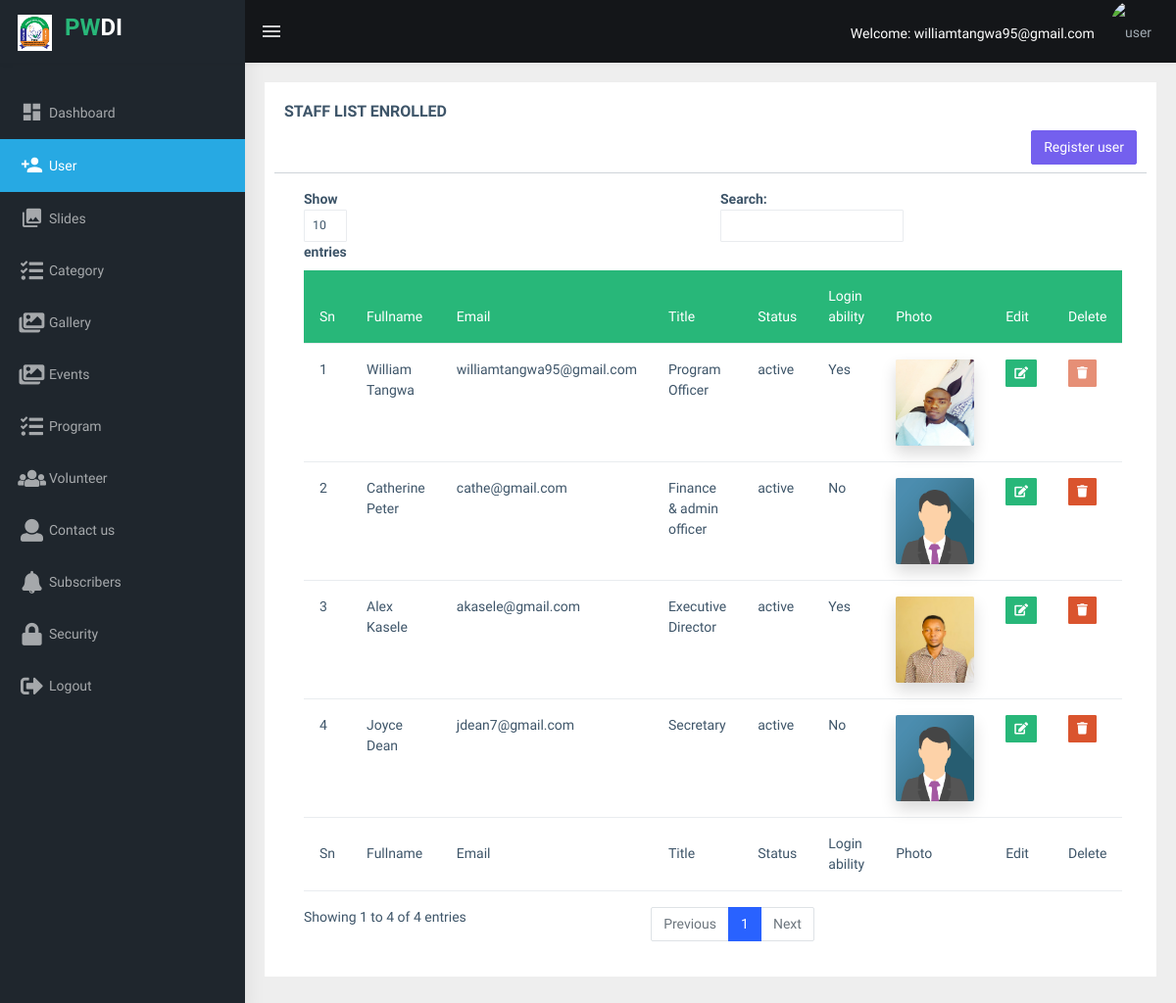
Page /admin/enroll-user.php (signed in) on the earlier database version.
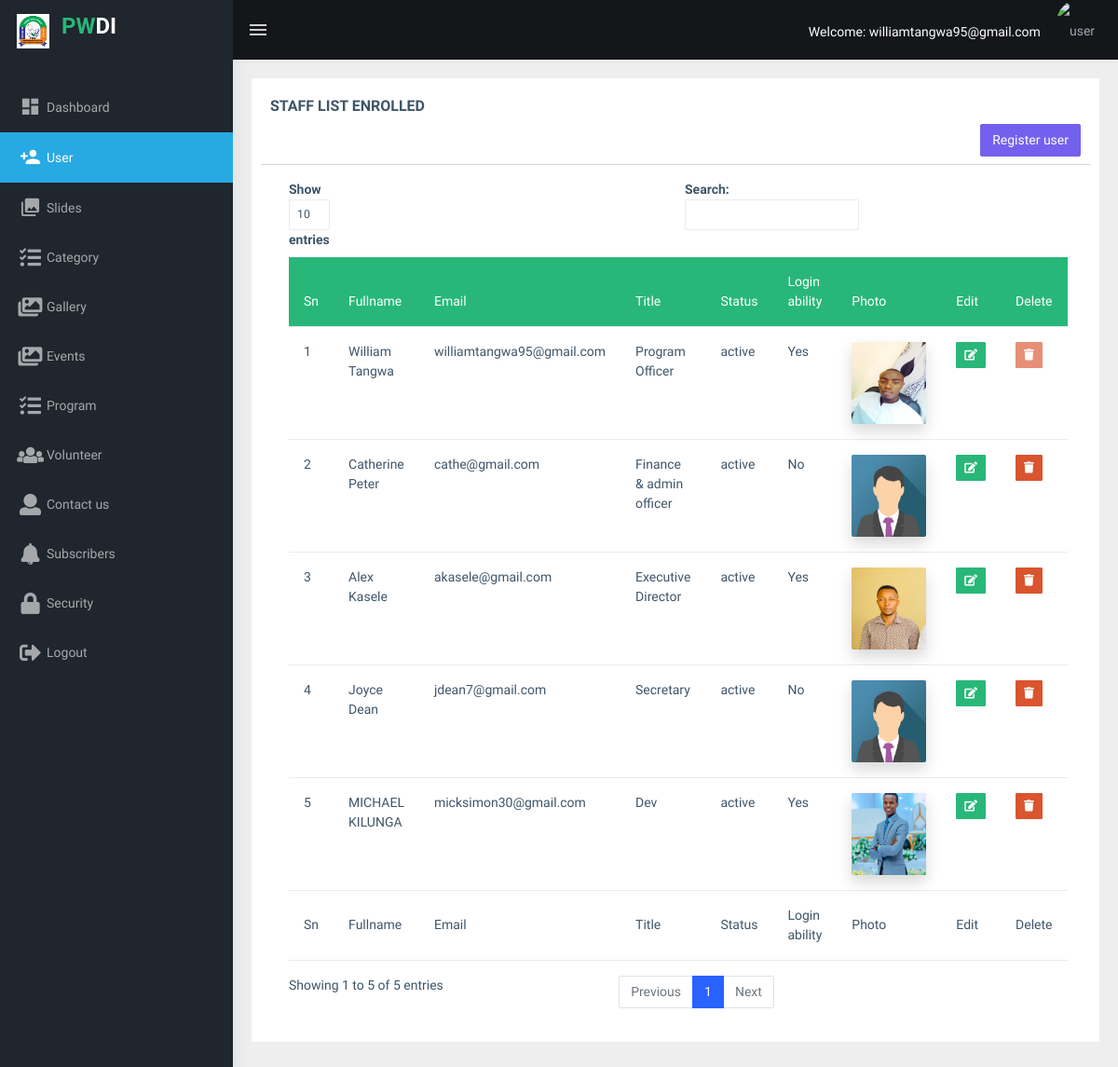
Same page on the later database version.
### tables this page shows
CREATE TABLE `staff` (
  `staff_id` int(11) NOT NULL,
  `staff_name` varchar(500) NOT NULL,
  `staff_email` varchar(500) NOT NULL,
  `staff_password` varchar(500) NOT NULL,
  `staff_ability` enum('No','Yes') NOT NULL,
  `staff_title` varchar(500) NOT NULL,
  `staff_photo` varchar(500) NOT NULL,
  `staff_status` enum('active','inactive') NOT NULL
);

### admin/enroll-user.php (the view, shortened to what the changed rows need)
<!DOCTYPE html>
<html dir="ltr" lang="en">
      <?php
   include 'header.php';
   include_once 'include/pwdi_db.php';
  ?>
  <body>
      <div class="page-wrapper">
        <div class="container-fluid">
            <?php
   if(!empty($_GET['id'])){
      ?>
       <?php
                          $sqliu="SELECT * FROM staff WHERE staff_id='$_GET[id]'";
                           $resultu=mysqli_query($conn,$sqliu);;
                           $user=mysqli_fetch_assoc($resultu);
                              ?>
    <!--   <script type="text/javascript">
        alert('Id ipo');
      </script> -->
              <div class="card">
                <div class="card-body">
                  <h3 class="card-title text-center">Edit user details</h3>
                <form method="POST" action="" enctype="multipart/form-data">
                  <div class="form-group">
                    <label>Fullname</label>
                        <input type="text" class="form-control" placeholder="Enter fullname" name="fullname" value="<?php echo $user['staff_name']; ?>" required />
                      </div>
                      <div class="form-group">
                        <label>Title</label>
                         <input type="text" class="form-control" placeholder="Enter title" name="titles" value="<?php echo $user['staff_title']; ?>" required />
                      </div>
                        <div class="form-group">
                        <label> Email</label>
                        <input type="email" class="form-control" placeholder="Enter email" name="email" value="<?php echo $user['staff_email']; ?>" required />
                        <input type="email" class="form-control" placeholder="Enter email" name="email2" value="<?php echo $user['staff_email']; ?>" required hidden/>
                      </div>
                      <div class="form-group">
                        <label>Ability to login</label
                        >
                           <select
                            class="select2 form-select shadow-none"
                            style="width: 100%; height: 36px" name="ability">
                            <option value="" selected>Select ability</option>
                            <?php if($user['staff_ability'] == 'Yes'){
                              ?>
                              <option selected>Yes</option>
                              <option>No</option>
                              <?php
                            }else{
                               ?>
                              <option >Yes</option>
                              <option selected>No</option>
                              <?php
                            } ?>
                          </select>
                      </div>
                        <div class="form-group">
                        <label>Select status</label
                        >
                           <select
                            class="select2 form-select shadow-none"
                            style="width: 100%; height: 36px" name="status">
                            <option value="" selected>Select</option>
                               <?php if($user['staff_status'] == 'active'){
                              ?>
                              <option value="active" selected>Active</option>
                              <option value="inactive">Inactive</option>
                              <?php
                            }else{
                               ?>
                              <option value="active">Active</option>
                              <option value="inactive" selected>Inactive</option>
                              <?php
                            } ?>
                          </select>
                      </div>
                        <div class="form-group">
                        <label>Upload photo</label><br>
                        <input type="file" class="custom-file-input" name="file" accept="image/*"/>
                      </div>
                      <div class="card-action">
                  <button class="btn btn-md btn-success text-white"  type="submit" name="edit">Submit</button>&nbsp;<a href="enroll-user.php" class="btn btn-md btn-danger text-white">Back</a>
                </div>
                </form>
                </div>
              </div>
      <?php
   }else{
          ?>
          <div class="row">
            <div class="col-12">
              <div class="card">
                <div class="card-body">
                  <div class="row">
                    <h5 class="card-title">STAFF LIST ENROLLED</h5>
                    <span class="text-end">
                      <button type="button" class="btn btn-primary" data-bs-toggle="modal" data-bs-target="#myModal">Register user</button>
                    </span>
                    <hr class="mt-2">
                  </div>
                  <div class="table-responsive">
                    <table
                      id="zero_config"
                      class="table table-hover table-sm"
                    >
                      <thead>
                        <tr class="bg-success">
                          <th class="text-white">Sn</th>
                          <th class="text-white">Fullname</th>
                          <th class="text-white">Email</th>
                          <th class="text-white">Title</th>
                          <th class="text-white">Status</th>
                          <th class="text-white">Login ability</th>
                          <th class="text-white">Photo</th>
                          <th class="text-white">Edit</th>
                          <th class="text-white">Delete</th>
                        </tr>
                      </thead>
                      <tbody>
                        <?php
                          $sqli="SELECT * FROM staff ORDER BY staff_status ASC";
                           $result=mysqli_query($conn,$sqli);
                           $count=mysqli_num_rows($result);
                           $i=1;
                           while ($i<=$count){
                           while ($row=mysqli_fetch_assoc($result)){
                              ?>
                              <tr>
                          <td><?php echo $i; ?></td>
                          <td><?php echo $row['staff_name']; ?></td>
                          <td><?php echo $row['staff_email']; ?></td>
                          <td><?php echo $row['staff_title']; ?></td>
                          <td><?php echo $row['staff_status']; ?></td>
                          <td><?php echo $row['staff_ability']; ?></td>
                          <td><img src="<?php echo $row['staff_photo']; ?>" class="shadow p-0 mb-0 bg-body rounded" style="height: 11vh; width: 10vh;"></td>
                          <form method="POST" action="" class="form-inline">
                            <td><a href="enroll-user.php?id=<?php echo $row['staff_id']; ?>"  class="btn btn-sm btn-success text-white"><span class="fas fa-edit"></span></a></td>
                              <td>
                                <?php
                                  if ($_SESSION['admin_id'] == $row['staff_id']){
                                    ?>
                                      <button type="submit" name="delete" class="btn btn-sm btn-danger text-white" disabled><span class="fas fa-trash" ></span>
                                      </button>
                                <?php
                                  }else{
                                ?>
                                <button  onclick="return confirm('Are you sure you want to delete <?php echo $row['staff_name'];  ?>')" type="submit" name="delete" class="btn btn-sm btn-danger"><span class="fas fa-trash"></span></button>
                              <?php } ?>
                              </td>
                          </form>
                        </tr>
                      <?php
                             $i++;
                              }
                            }
                         ?>
                      </tbody>
                       <tfoot>
                         <tr>
                          <th>Sn</th>
                          <th>Fullname</th>
                          <th>Email</th>
                          <th>Title</th>
                          <th>Status</th>
                          <th>Login ability</th>
                          <th>Photo</th>
                          <th>Edit</th>
                          <th>Delete</th>
                         </tr>
                       </tfoot>
                    </table>
                  </div>
                </div>
              </div>
            </div>
          </div>
              <?php
   }
  ?>
        </div>
      </div>
  </body>
</html>

Differences in the rows shown:
added staff: staff_name "MICHAEL KILUNGA", staff_email "micksimon30@gmail.com", staff_title "Dev", staff_status "active", staff_ability "Yes", staff_photo (picture)
Other differences:
text written by a page script: "Show entries Search: Showing 1 to 4 of 4 entries Previous 1 Next" → "Show entries Search: Showing 1 to 5 of 5 entries Previous 1 Next"
